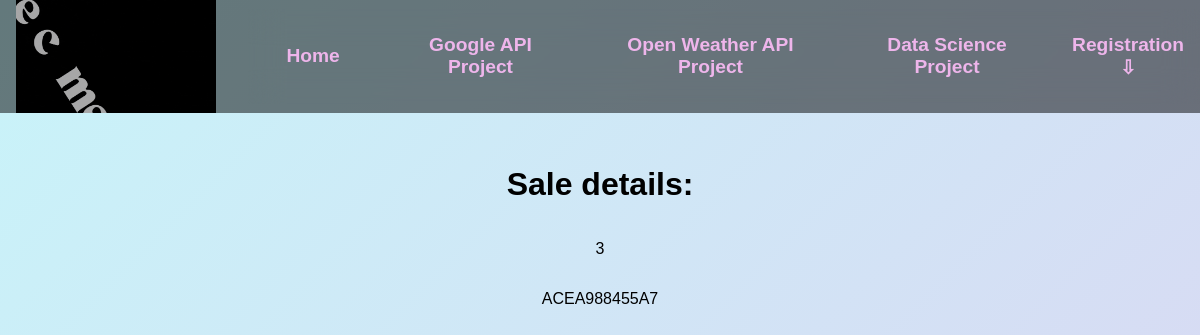
Page /datascience/sale_details/3/ on the earlier database version.
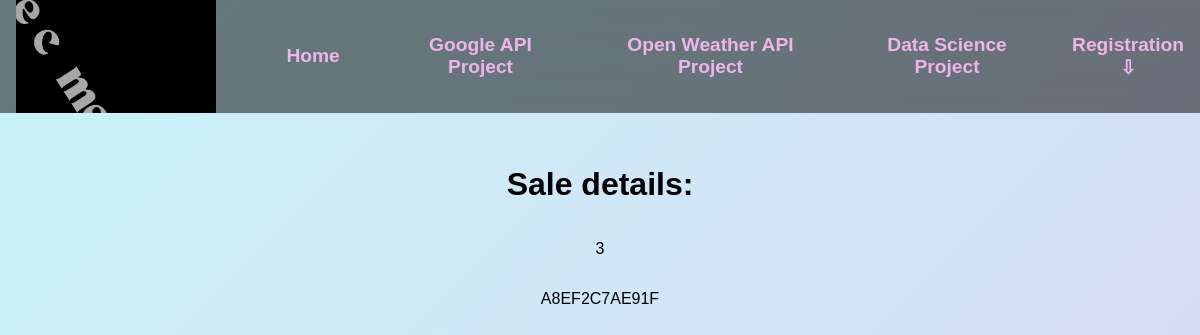
Same page on the later database version.
### datascience/models.py (models this page shows, shortened)
class Sale(models.Model):
    transaction_id = models.CharField(max_length=12, blank=True) # we will create a function to generate it automaticly
    positions = models.ManyToManyField(Position) # the list of positions that we are including in the sale object
    total_price = models.FloatField(blank=True, null=True)
    customer = models.ForeignKey(Customer, on_delete=models.CASCADE)
    salesman = models.ForeignKey(UserProfile, on_delete=models.CASCADE)
    created = models.DateTimeField(blank=True, null=True) # blank=True, null=True in order to see them in Django admin
    updated = models.DateTimeField(auto_now=True)

### datascience/views.py (the view)
# urls.py: path("sale_details/<pk>/", views.SaleDetailView.as_view(), name="sale_details"),
class SaleDetailView(DetailView):
    model = Sale
    template_name = "datascience/sales/sales_details.html"

### templates/datascience/sales/sales_details.html
{% extends 'base.html' %}
{% load static %}
{% block content %}
<div class="align-center">
    <h1>Sale details:</h1>
    <p>{{ object.pk }}</p>
    <p>{{ object.transaction_id }}</p>
</div>
{% endblock %}

Differences in the rows shown:
changed Sale id 3: transaction_id "ACEA988455A7" → "A8EF2C7AE91F"
